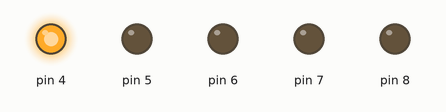
Simulated run of this sketch. Board: Arduino Uno, built with avr-gcc and run on an emulated ATmega328P. Shown: output pins drawn as LEDs (lit = HIGH).

Above: at 0.05 s.
At 0.45 s:
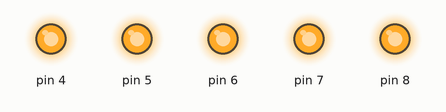
At 0.65 s:
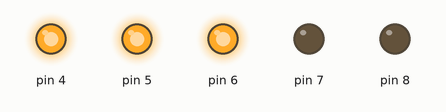
At 1.35 s:
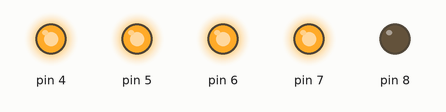
At 1.95 s:
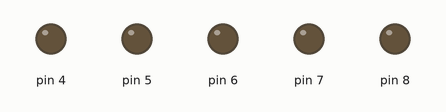
At 2.75 s:
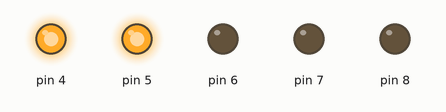
Timing chart, 0 to 3.0 s (numbered marks = the images above):
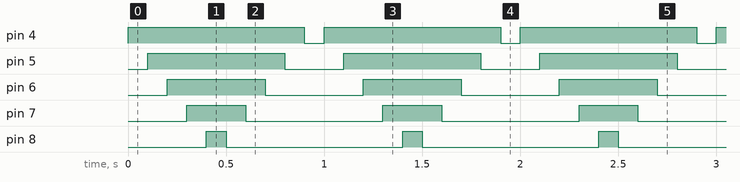

The sketch:

SIK_Cylon_Functions.ino
```cpp
void setup()
{
//set pins 3 through 7 as outputs
 pinMode(4,OUTPUT);
 pinMode(5,OUTPUT);
 pinMode(6,OUTPUT);
 pinMode(7,OUTPUT);
 pinMode(8,OUTPUT);
}

void loop()
{
   growBlink(100);
}

//a custom function to animate the LEDs in a Night Rider patrdern
//A single paramter is created which is the speed of the animation in
//milliseconds. If a parameter is specified it needs to be called with
//the function when called in the main functions.
void myFunction(int speed)
{

}


void bounce(int speed)
{
	//a for loop that cycles through turning the LEDs on and off starting at
	//3 and going through 7 using the parameter of speed as the delay timing for
	//the LED being on
	for(int i= 4; i<=8; i++)
	{
	digitalWrite(i,HIGH);
	delay(speed);
	digitalWrite(i,LOW);
	}

	//a for loop that cycles through turning the LEDs on and off starting at
	//7 and going through 3 using the parameter of speed as the delay timing for
	//the LED being on
	for(int i= 8; i>=4;i--)
	{
	digitalWrite(i,HIGH);
	delay(speed);
	digitalWrite(i,LOW);
	}

}

void growBlink(int speed)
{
	//a for loop that cycles through turning the LEDs on and off starting at
	//3 and going through 7 using the parameter of speed as the delay timing for
	//the LED being on
	for(int i= 4; i<=8; i++)
	{
	digitalWrite(i,HIGH);
	delay(speed);

	}

	//a for loop that cycles through turning the LEDs on and off starting at
	//7 and going through 3 using the parameter of speed as the delay timing for
	//the LED being on
	for(int i= 8; i>=4;i--)
	{
	digitalWrite(i,LOW);
	delay(speed);

	}
}
```

Measured:
- by itself, pin 4: alternates HIGH for 0.90 s and LOW for 0.10 s
- by itself, pin 5: alternates HIGH for 0.70 s and LOW for 0.30 s
- by itself, pin 6: alternates HIGH for 0.50 s and LOW for 0.50 s
- by itself, pin 7: alternates HIGH for 0.30 s and LOW for 0.70 s
- by itself, pin 8: alternates HIGH for 0.10 s and LOW for 0.90 s
